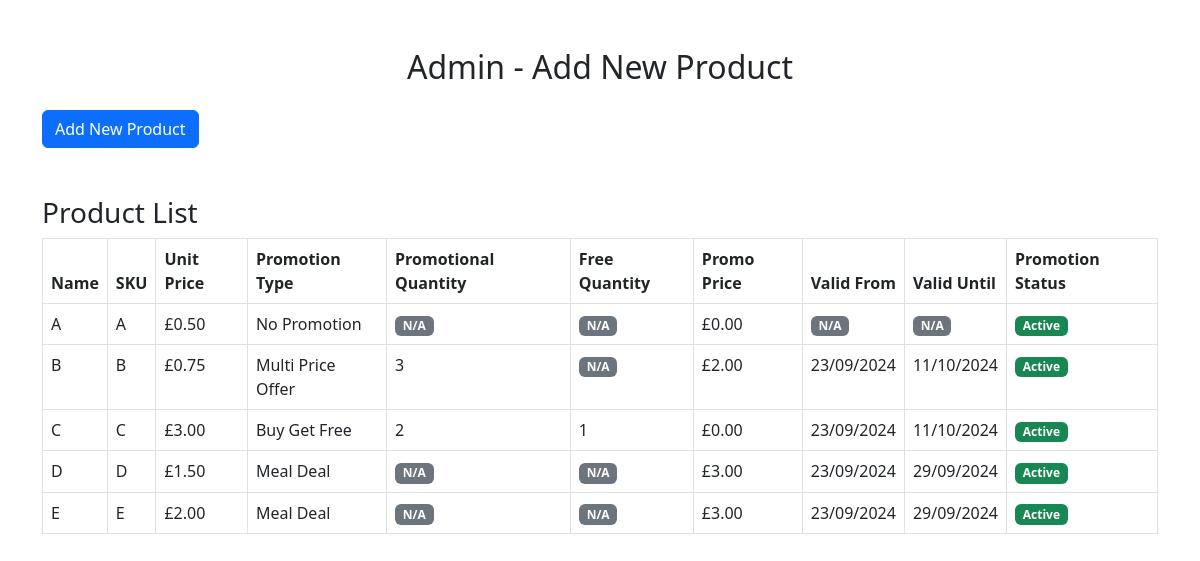
The app's page /admin.php with its own data.
### tables this page shows
CREATE TABLE `promotions` (
  `id` int(11) NOT NULL,
  `product_id` int(11) NOT NULL,
  `promotion_type` varchar(255) DEFAULT NULL,
  `quantity` int(11) DEFAULT NULL,
  `free_quantity` varchar(255) DEFAULT NULL,
  `promo_price` decimal(10,2) DEFAULT NULL,
  `meal_deal_combination` varchar(255) DEFAULT NULL,
  `valid_from` timestamp NULL DEFAULT NULL,
  `valid_until` timestamp NULL DEFAULT NULL
);

CREATE TABLE `products` (
  `id` int(11) NOT NULL,
  `name` varchar(255) DEFAULT NULL,
  `unit_price` decimal(10,2) DEFAULT NULL,
  `sku` varchar(255) DEFAULT NULL
);

### admin.php (the view, shortened to what this page needs)
<?php
include 'config.php';
?>
<!DOCTYPE html>
<html lang="en">
<head>
    <link href="https://cdn.jsdelivr.net/npm/bootstrap@5.3.0-alpha1/dist/css/bootstrap.min.css" rel="stylesheet">
</head>
<body>
<div class="container mt-5">
    <h2 class="text-center mb-4">Admin - Add New Product</h2>
    <button type="button" class="btn btn-primary mb-4" data-bs-toggle="modal" data-bs-target="#addProductModal">
        Add New Product
    </button>
    <h3 class="mt-4">Product List</h3>
    <table class="table table-bordered">
        <thead>
            <tr>
                <th>Name</th>
                <th>SKU</th>
                <th>Unit Price</th>
                <th>Promotion Type</th>
            <th>Promotional Quantity</th>
            <th>Free Quantity</th>
            <th>Promo Price</th>
            <th>Valid From</th>
            <th>Valid Until</th>
            <th>Promotion Status</th>
            </tr>
        </thead>
        <tbody>
            <?php
$sql = "SELECT p.id, p.name, p.sku, p.unit_price,
pr.promotion_type, pr.quantity, pr.free_quantity, pr.promo_price,
pr.meal_deal_combination, pr.valid_from, pr.valid_until
FROM products p
LEFT JOIN promotions pr ON p.id = pr.product_id";
$result = $conn->query($sql);
if ($result->rowCount() > 0) {
while ($row = $result->fetch(PDO::FETCH_ASSOC)) {
echo "<tr>";
echo "<td>" . $row['name'] . "</td>";
echo "<td>" . $row['sku'] . "</td>";
echo "<td>&pound;" . $row['unit_price'] . "</td>";
$promotionType = $row['promotion_type'] ?: 'No Promotion';
if ($promotionType === 'multiprice') {
    $promotionTypeReadable = 'Multi Price Offer';
} elseif ($promotionType === 'buy_get_free') {
    $promotionTypeReadable = 'Buy Get Free';
} elseif ($promotionType === 'meal_deal') {
    $promotionTypeReadable = 'Meal Deal';
} else {
    $promotionTypeReadable = 'No Promotion';
}
echo "<td>" . $promotionTypeReadable . "</td>";
echo "<td>" . ($row['quantity'] ?: '<span class="badge bg-secondary">N/A</span>') . "</td>";
echo "<td>" . ($row['free_quantity'] ?: '<span class="badge bg-secondary">N/A</span>') . "</td>";
echo "<td>" . (!empty($row['promo_price']) ? '&pound;' . $row['promo_price'] : '<span class="badge bg-secondary">N/A</span>') . "</td>";
if (!empty($row['valid_from'])) {
    $validFromFormatted = (new DateTime($row['valid_from']))->format('d/m/Y');
} else {
    $validFromFormatted = "<span class='badge bg-secondary'>N/A</span>";
}
if (!empty($row['valid_until'])) {
    $validUntilFormatted = (new DateTime($row['valid_until']))->format('d/m/Y');
} else {
    $validUntilFormatted = "<span class='badge bg-secondary'>N/A</span>";
}
echo "<td>" . $validFromFormatted. "</td>";
echo "<td>" . $validUntilFormatted. "</td>";
$currentDate = new DateTime();
if ($validUntilFormatted === 'N/A' || $validFromFormatted === 'N/A') {
    echo "<td><span class='badge bg-secondary'>N/A</span></td>";
} else {
    $validUntil = new DateTime($row['valid_until']);
    if ($validUntil < $currentDate) {
        echo "<td><span class='badge bg-danger'>Expired</span></td>";
    } else {
        echo "<td><span class='badge bg-success'>Active</span></td>";
    }
}
echo "</tr>";
}
} else {
echo "<tr><td colspan='7'>No products found.</td></tr>";
}
            ?>
        </tbody>
    </table>
</div>
</body>
</html>

### records on screen
promotions: product.name "A", product.sku "A", product.unit_price "0.50", promotion_type "No Promotion", quantity "N/A", free_quantity "N/A", promo_price "0.00", shows "Active"
promotions: product.name "B", product.sku "B", product.unit_price "0.75", promotion_type "Multi Price Offer", quantity "3", free_quantity "N/A", promo_price "2.00", valid_from "23/09/2024", valid_until "11/10/2024", shows "Active"
promotions: product.name "C", product.sku "C", product.unit_price "3.00", promotion_type "Buy Get Free", quantity "2", free_quantity "1", promo_price "0.00", valid_from "23/09/2024", valid_until "11/10/2024", shows "Active"
promotions: product.name "D", product.sku "D", product.unit_price "1.50", promotion_type "Meal Deal", quantity "N/A", free_quantity "N/A", promo_price "3.00", valid_from "23/09/2024", valid_until "29/09/2024", shows "Active"
promotions: product.name "E", product.sku "E", product.unit_price "2.00", promotion_type "Meal Deal", quantity "N/A", free_quantity "N/A", promo_price "3.00", valid_from "23/09/2024", valid_until "29/09/2024", shows "Active"
